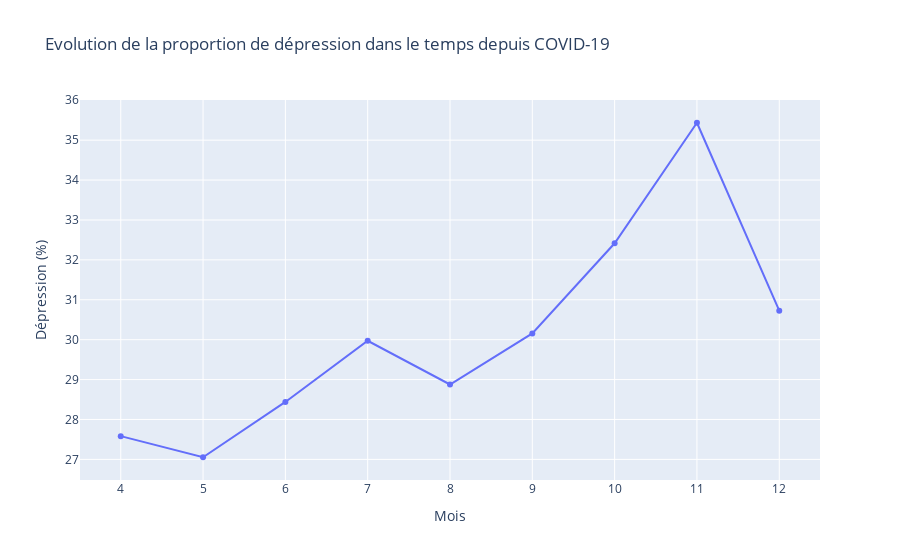

Here is the notebook cell this chart was saved with:
### Code cell
fig_month = px.line(monthly, x="Month", y="Value", markers=True, 
            title='Evolution de la proportion de dépression dans le temps depuis COVID-19',
            labels=dict(Month="Mois", Value="Dépression (%)"))
fig_month.show()

### Figure 1 — Plotly figure (JSON) as saved in the notebook; plotly's stock layout.template omitted (floating-point values rounded to 4 significant figures)
{"data": [{"hovertemplate": "Mois=%{x}<br>Dépression (%)=%{y}<extra></extra>", "legendgroup": "", "line": {"color": "#636efa", "dash": "solid"}, "marker": {"symbol": "circle"}, "mode": "markers+lines", "name": "", "orientation": "v", "showlegend": false, "type": "scatter", "x": [4, 5, 6, 7, 8, 9, 10, 11, 12], "xaxis": "x", "y": [27.58, 27.05, 28.44, 29.97, 28.88, 30.16, 32.42, 35.44, 30.73], "yaxis": "y"}], "layout": {"legend": {"tracegroupgap": 0}, "title": {"text": "Evolution de la proportion de dépression dans le temps depuis COVID-19"}, "xaxis": {"anchor": "y", "domain": [0, 1], "title": {"text": "Mois"}}, "yaxis": {"anchor": "x", "domain": [0, 1], "title": {"text": "Dépression (%)"}}}}
